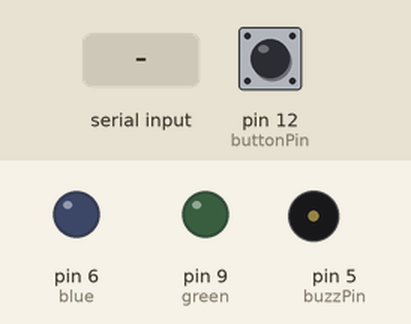
Simulated run of this sketch. Board: Arduino Uno, built with avr-gcc and run on an emulated ATmega328P. Shown: output pins drawn as LEDs (lit = HIGH), buzzer (waves = sounding). Dashed ring = blinking. The test bench sets the inputs (shaded band); at power-on: pin 12 (buttonPin) HIGH. Pins used as bus, display or sensor lines are not drawn; what the sketch prints to the serial monitor is not drawn.

Above: at 1.2 s.
1.3 s: "90,45\n" received over Serial
At 1.95 s:
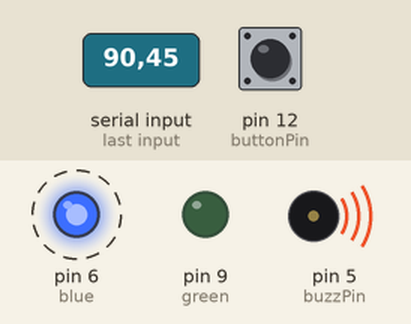
4.3 s: pin 12 (buttonPin) pulled LOW for 0.15 s
At 6.7 s:
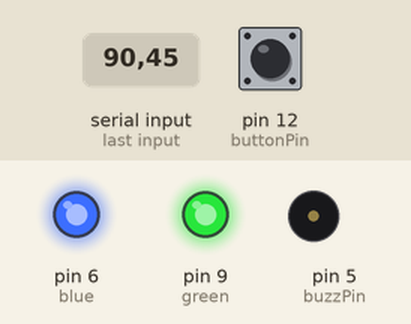
7.3 s: pin 12 (buttonPin) pulled LOW for 1 s
At 8.7 s:
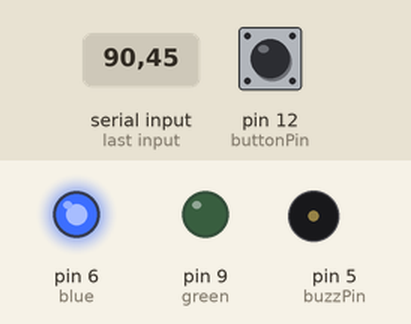
9.8 s: pin 12 (buttonPin) pulled LOW for 3.2 s
At 10.7 s:
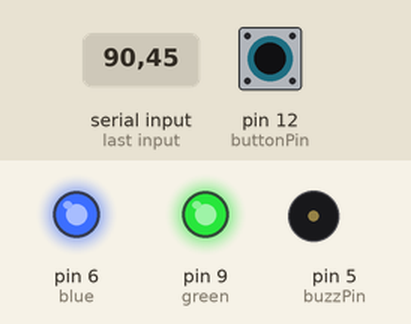
14.5 s: "30,150\n" received over Serial
At 16.8 s:
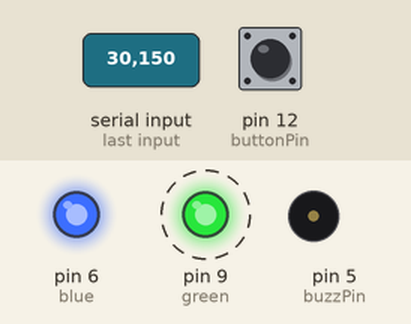
Timing chart, 0 to 18.3 s (numbered marks = the images above; inputs shaded):
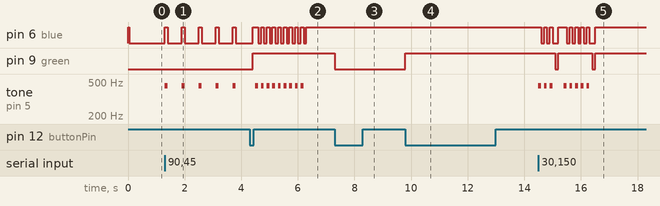

Measured:
- after the input at 1.3 s, pin 6 (blue): alternates HIGH for 0.10 s and LOW for 0.50 s, starting at once; tone on pin 5 (buzzPin): alternates 450 Hz for 0.10 s and silent for 0.50 s, starting at once
- after the input at 4.3 s, pin 9 (green): LOW → HIGH after 0.10 s; tone on pin 5 (buzzPin): alternates 450 Hz for 0.10 s and silent for 0.10 s, 18 changes in all, then stays silent, starting after 0.20 s
- after the input at 7.3 s, pin 9 (green): HIGH → LOW at once
- after the input at 9.8 s, pin 9 (green): LOW → HIGH at once
- after the input at 14.5 s, pin 6 (blue): HIGH → LOW after 0.10 s, → HIGH 0.10 s later, → LOW 0.10 s later, → HIGH 0.10 s later, … (16 changes in this stretch); pin 9 (green): alternates HIGH for 1.2 s and LOW for 0.10 s, starting after 0.60 s

The sketch:

arduino_to_pi.ino
```cpp
int buttonPin=12;
int buttonNew;
int buttonOld =1;
int msg;
int d=250;
int buzzPin = 5;
int blue = 6;
int green = 9;
boolean switchedOn = false;
int count = 0;
boolean on = false;
boolean stop = false; // for stopping alarm

int waitTime;

float LEDVal;
int incoming_state = 0;  //Initializes a variable for storing the incoming data from Arduino
int previous_state = 0;
boolean newData = false;

void setup() {
  // put your setup code here, to run once:


Serial.begin(9600);
pinMode(buttonPin, INPUT);
pinMode(blue, OUTPUT);
pinMode(green, OUTPUT);
pinMode(buzzPin, OUTPUT);

}

void loop() {
  // put your main code here, to run repeatedly:
// Check it's working
    if (!switchedOn){
    digitalWrite(blue, HIGH);
    delay(50);
    digitalWrite(blue, LOW);
    switchedOn = true;
    }

  // if message from raspberry
if (Serial.available() > 0){  //Looking for incoming data
    incoming_state = Serial.read() - '0';  //Reading the data
    if(incoming_state != previous_state){
      newData = true;

    if (incoming_state == 9){
      // repeat 20 times unless interrupted by button
      count = 0;

          while (not stop){
          tone(buzzPin, 450, 100);
          digitalWrite(blue, incoming_state);  //Making the LED light up or down
          delay(100);
          noTone(buzzPin);
          //digitalWrite(buzzPin, incoming_state);
          digitalWrite(blue, 0);  //Making the LED light up or down
          delay(500);
          stop = toggleButton();
          count ++;
          if (count>=20){
            stop = true;
          }

          }
          stop = false;
    }


    else if (incoming_state >= 2){
          for (int i =0;i<incoming_state; i++){
          tone(buzzPin, 450, 100);
          digitalWrite(blue, incoming_state);  //Making the LED light up or down
          delay(100);
          noTone(buzzPin);
          //digitalWrite(buzzPin, incoming_state);
          digitalWrite(blue, 0);  //Making the LED light up or down
          delay(100);

          }
    }
     else {
      digitalWrite(blue, incoming_state);  //Making the LED light up or down
    digitalWrite(green, incoming_state);
    digitalWrite(buzzPin, incoming_state);
    delay(100);
     }
     previous_state = incoming_state;
incoming_state = 0;
}
}


toggleButton();
 Serial.println(msg);  //Sending the data over serial to Raspberry pi

}

int toggleButton(){
  buttonNew=digitalRead(buttonPin);
  if (buttonOld==1 && buttonNew==0){
    stop = true;
    // just gone down
    if (on==false){
      msg = 0;
    digitalWrite(green, HIGH);
    on = true;
    }
    else if (on==true){
      digitalWrite(green, LOW);
    on = false;
  msg=1;
    }
  }
      buttonOld = buttonNew;
      return stop;


}
```
